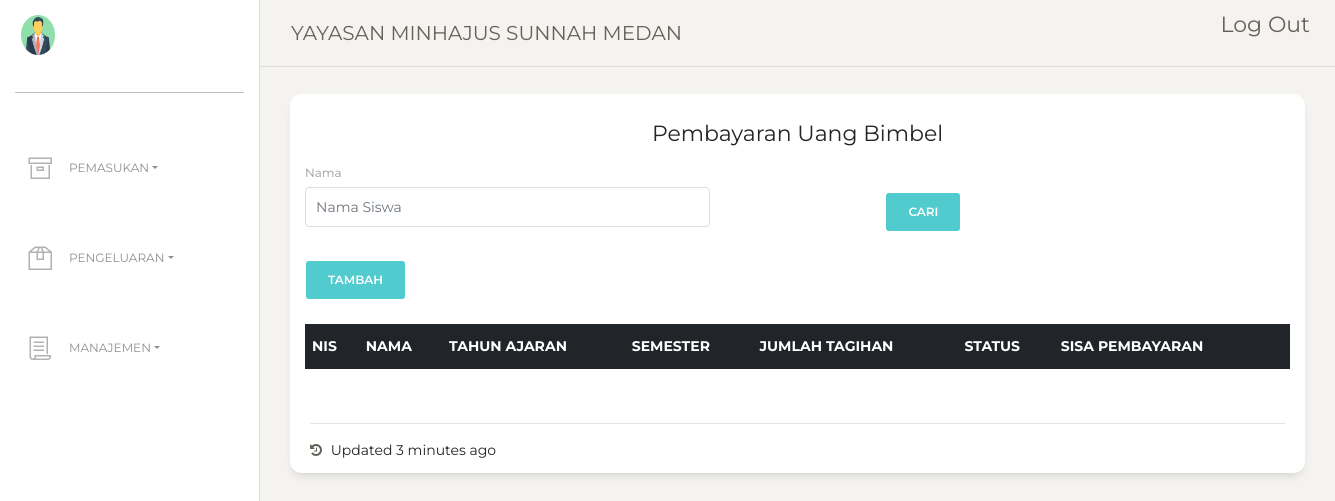
Before: /index.php/pegawai_controller/uang_bimbel with the older database file.
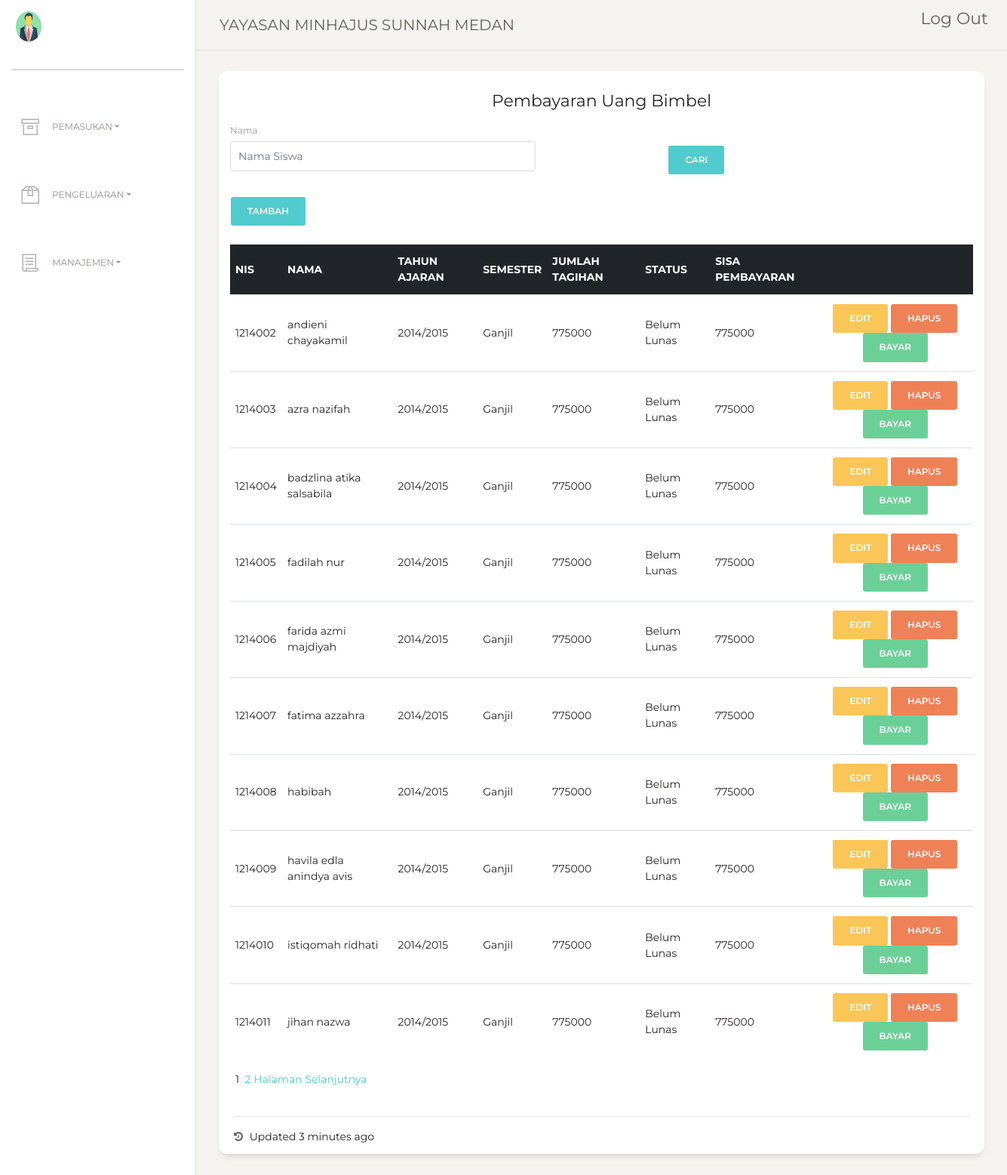
After: the same page with the newer database file.
### tables this page shows
CREATE TABLE `uang_bimbel` (
  `pembayaran_id` int(11) NOT NULL,
  `NIS` varchar(16) NOT NULL,
  `tagihan_id` int(11) NOT NULL,
  `tahun_ajaran` varchar(9) NOT NULL,
  `semester` enum('Genap','Ganjil') NOT NULL,
  `status` enum('Lunas','Belum Lunas') NOT NULL
);

### index.php (called while the page is built, shortened)
<?php
require_once BASEPATH.'core/CodeIgniter.php';

### application/config/config.php (called while the page is built, shortened)
<?php
$config['base_url'] = 'http://localhost/Tubes/';
$config['index_page'] = 'index.php';
$config['uri_protocol']	= 'REQUEST_URI';
$config['url_suffix'] = '';
$config['language']	= 'english';
$config['charset'] = 'UTF-8';
$config['enable_hooks'] = FALSE;
$config['subclass_prefix'] = 'MY_';
$config['composer_autoload'] = FALSE;
$config['permitted_uri_chars'] = 'a-z 0-9~%.:_\-';
$config['enable_query_strings'] = FALSE;
$config['controller_trigger'] = 'c';
$config['function_trigger'] = 'm';
$config['directory_trigger'] = 'd';
$config['allow_get_array'] = TRUE;
$config['log_threshold'] = 0;
$config['log_path'] = '';
$config['log_file_extension'] = '';
$config['log_file_permissions'] = 0644;
$config['log_date_format'] = 'Y-m-d H:i:s';
$config['error_views_path'] = '';
$config['cache_path'] = '';
$config['cache_query_string'] = FALSE;
$config['encryption_key'] = '';
$config['sess_driver'] = 'files';
$config['sess_cookie_name'] = 'ci_session';
$config['sess_expiration'] = 7200;
$config['sess_save_path'] = NULL;
$config['sess_match_ip'] = FALSE;
$config['sess_time_to_update'] = 300;
$config['sess_regenerate_destroy'] = FALSE;
$config['cookie_prefix']	= '';
$config['cookie_domain']	= '';
$config['cookie_path']		= '/';
$config['cookie_secure']	= FALSE;
$config['cookie_httponly'] 	= FALSE;
$config['standardize_newlines'] = FALSE;
$config['global_xss_filtering'] = FALSE;
$config['csrf_protection'] = FALSE;
$config['csrf_token_name'] = 'csrf_test_name';
$config['csrf_cookie_name'] = 'csrf_cookie_name';
$config['csrf_expire'] = 7200;
$config['csrf_regenerate'] = TRUE;
$config['csrf_exclude_uris'] = array();
$config['compress_output'] = FALSE;
$config['time_reference'] = 'local';
$config['rewrite_short_tags'] = FALSE;
$config['proxy_ips'] = '';

### application/models/Pegawai_Model.php (called while the page is built, shortened)
<?php
class Pegawai_Model extends CI_Model {
	public function jumlah_data_pembayaran_bimbel(){
		$result = $this->db->query("Select jumlah_data_pembayaran_bimbel() as total");
		return $result->row();
	}
}

### application/views/Pages/Content/uang_bimbel.php (the view, shortened to what this page needs)
<div class="row">
          <div class="col-lg-12 col-md-4 col-sm-6">
          </div>
        </div>
        <div class="row">
          <div class="col-md-12">
            <div class="card ">
              <div class="card-header ">
                <h5 class="card-title"><center>Pembayaran Uang Bimbel</center></h5>
				<div class="form-row">
					<div class="form-group col-md-5">
						<form method="post" action="<?php echo base_url('index.php/Pegawai_Controller/cari_bimbel')?>">
						<label for="inputEmail4">Nama</label>
						<input type="text" class="form-control" name="nama" id="inputEmail4" placeholder="Nama Siswa">
					</div>
					<div class="form-group col-md-2">
					</div>
					<div class="form-group col-md-2">
						<button type="submit" class="btn btn-primary">Cari</button>
					</div>
					</div>
						<button type="button" class="btn btn-primary" data-toggle="modal" data-target="#exampleModal">
							Tambah
						</button>
				</div>
              <div class="card-body ">
					<table class="table">
						<thead class="thead-dark">
							<tr>
								<th scope="col">NIS</th>
								<th scope="col">Nama</th>
								<th scope="col">Tahun Ajaran</th>
								<th scope="col">Semester</th>
								<th scope="col">Jumlah Tagihan</th>
								<th scope="col">Status</th>
								<th scope="col">Sisa Pembayaran</th>
								<th></th>
							</tr>
						</thead>
						<tbody>
							<?php
								foreach($data as $i){?>
								 <tr>
									<td><?php echo $i->NIS; ?></td>
									<td><?php echo $i->nama; ?></td>
									<td><?php echo $i->tahun_ajaran; ?></td>
									<td><?php echo $i->semester; ?></td>
									<td><?php echo $i->jumlah; ?></td>
									<td><?php echo $i->status; ?></td>
									<td><?php
												if(is_null($i->jumlah_terbayar))
													echo $i->jumlah;
												else
													echo ($i->jumlah - $i->jumlah_terbayar);
									?></td>
									<td><center><a class="btn btn-warning" href="<?php echo base_url('index.php/Pegawai_Controller/halaman_edit_uang_bimbel/').$i->pembayaran_id?>">Edit</a>
										<button type="button" class="btn btn-danger" data-toggle="modal" data-target="#exampleModal<?php echo $i->pembayaran_id?>">Hapus</button>
										<?php if($i->status != 'Lunas'){?>
										<a class="btn btn-success" href="<?php echo base_url('index.php/Pegawai_Controller/halaman_bayar_uang_bimbel/').$i->pembayaran_id?>">Bayar</a></center></td>
									<?php } ?>
								</tr>
							<?php } ?>
						</tbody>
					</table>
					<center>
					<?php if(isset($pagination)){
						echo $pagination;
					}
						?>
					</center>
              </div>
              <div class="card-footer ">
                <hr>
                <div class="stats">
                  <i class="fa fa-history"></i> Updated 3 minutes ago
                </div>
              </div>
            </div>
          </div>
        </div>
        </div>

Changed rows visible on the page:
added uang_bimbel: NIS "1214002", nama "andieni chayakamil", tahun_ajaran "2014/2015", semester "Ganjil", jumlah "775000", status "Belum Lunas"
added uang_bimbel: NIS "1214003", nama "azra nazifah", tahun_ajaran "2014/2015", semester "Ganjil", jumlah "775000", status "Belum Lunas"
added uang_bimbel: NIS "1214004", nama "badzlina atika salsabila", tahun_ajaran "2014/2015", semester "Ganjil", jumlah "775000", status "Belum Lunas"
added uang_bimbel: NIS "1214005", nama "fadilah nur", tahun_ajaran "2014/2015", semester "Ganjil", jumlah "775000", status "Belum Lunas"
added uang_bimbel: NIS "1214006", nama "farida azmi majdiyah", tahun_ajaran "2014/2015", semester "Ganjil", jumlah "775000", status "Belum Lunas"
added uang_bimbel: NIS "1214007", nama "fatima azzahra", tahun_ajaran "2014/2015", semester "Ganjil", jumlah "775000", status "Belum Lunas"
added uang_bimbel: NIS "1214008", nama "habibah", tahun_ajaran "2014/2015", semester "Ganjil", jumlah "775000", status "Belum Lunas"
added uang_bimbel: NIS "1214009", nama "havila edla anindya avis", tahun_ajaran "2014/2015", semester "Ganjil", jumlah "775000", status "Belum Lunas"
added uang_bimbel: NIS "1214010", nama "istiqomah ridhati", tahun_ajaran "2014/2015", semester "Ganjil", jumlah "775000", status "Belum Lunas"
added uang_bimbel: NIS "1214011", nama "jihan nazwa", tahun_ajaran "2014/2015", semester "Ganjil", jumlah "775000", status "Belum Lunas"
Other visible differences:
$pagination: (not shown) → "1 2 Halaman Selanjutnya"
